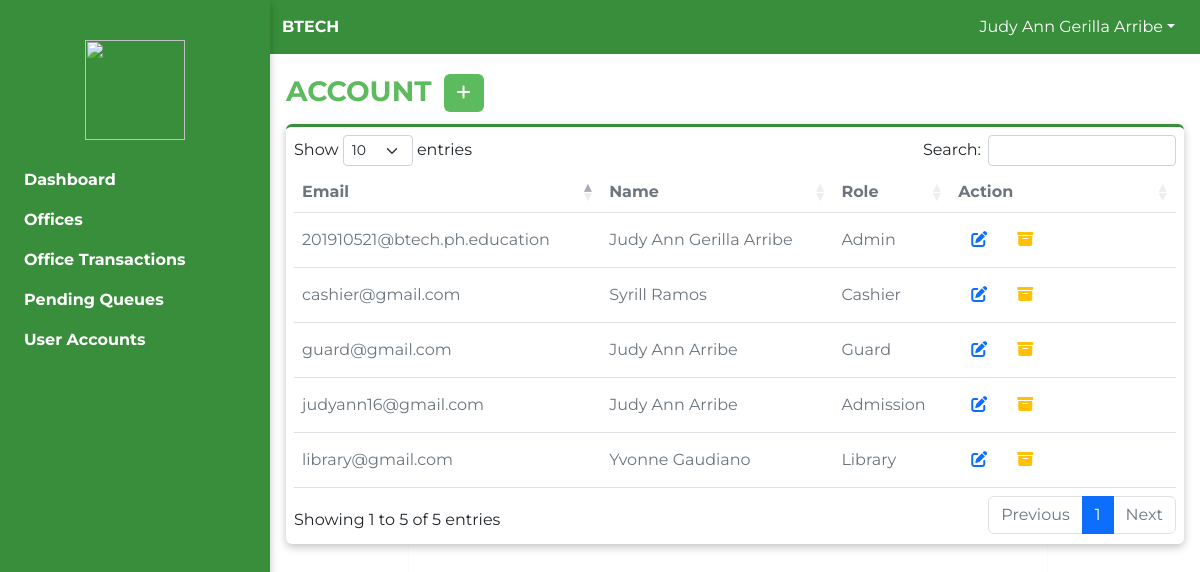
Page /admin/admin-account.php (signed in) on the committed database.
### tables this page shows
CREATE TABLE `user` (
  `id` int(11) NOT NULL,
  `firstname` varchar(255) NOT NULL,
  `middlename` varchar(255) DEFAULT NULL,
  `lastname` varchar(255) NOT NULL,
  `fullname` varchar(255) NOT NULL,
  `email` varchar(255) NOT NULL,
  `password` varchar(255) NOT NULL,
  `role` varchar(255) NOT NULL,
  `window_name` varchar(255) DEFAULT NULL,
  `user_status` varchar(255) NOT NULL DEFAULT 'Active',
  `confirmation_code` int(11) DEFAULT NULL
);

### admin/admin-account.php (shortened to what this page needs)
<?php
include 'includes/header.php';
include 'includes/navbar.php';
include 'includes/sidenav.php';
?>
<form action="" method="GET">
  <div class="container-fluid">
    <div class="row p-2">
      <div class="col-md-12 p-2">
        <h3 class="text-uppercase text-color fw-bold">Account
          <a href="new-admin-account.php?office=false" class="btn m-1 btn btn-bg-main btn-bg-main-hover"><i class="fa-solid fa-plus"></i>
          </a>
        </h3>
        <div class=" box-shadow-1 border-top-3px rounded p-2 bg-white">
          <div class="overflow-auto">
            <table id="table" class="table display align-middle nowrap" cellspacing="0">
              <thead class="text-muted">
                <tr>
                  <th>Email</th>
                  <th>Name</th>
                  <th>Role</th>
                  <th class="mw-10r">Action</th>
                </tr>
              </thead>
              <tbody class="text-muted">
                <?php
                $select_accounts = "SELECT * FROM user ORDER BY fullname";
                $select_accounts_result = mysqli_query($GLOBALS['connection'], $select_accounts);
                while ($row = mysqli_fetch_assoc($select_accounts_result)) {
                  $account_id = $row['id'];
                ?>
                  <tr>
                    <td><?= $row['email'] ?></td>
                    <td><?= $row['fullname'] ?></td>
                    <td><?= $row['role'] ?></td>
                    <td>
                      <a href="#editAccountModal<?= $account_id ?>" class="btn" data-bs-toggle="modal"><i class="fa-solid fa-edit text-primary"></i></a>
                      <?php
                      if ($row['user_status'] === 'Active') { ?>
                        <a href="admin-account.php?archive=<?= $account_id ?>" class="btn"><i class="fa-solid fa-archive text-warning"></i></a>
                      <?php } else { ?>
                        <a href="admin-account.php?active=<?= $account_id ?>" class="btn"><i class="fa-solid fa-check text-success"></i></a>
                      <?php } ?>
                    </td>
                  </tr>
                <?php } ?>
              </tbody>
            </table>
          </div>
        </div>
      </div>
    </div>
  </div>
</form>
<?php
include 'includes/footer.php';
?>

### admin/assets/css/style.css (style rules this page uses)
:root { --main-text: white; --primary-color: rgb(92, 186, 95); --primary-color-hover: rgb(56, 142, 59); --black: black; --offcanvas-width: 270px; --offcanvas-height: 30px; }
html, body { font-family: "Montserrat", sans-serif; }
.border-top-3px { border-top: 3px solid var(--primary-color-hover) !important; }
.btn-bg-main { background-color: var(--primary-color); color: var(--main-text); }
.box-shadow-1 { box-shadow: rgba(0, 0, 0, 0.24) 0px 3px 8px; }
a { color: var(--primary-color); }
.mw-10r { min-width: 10rem !important; }
.text-color { color: var(--primary-color); }
body { position: relative; }

### rows in the picture
user: email "guard@gmail.com", fullname "Judy Ann Arribe", role "Guard"
user: email "judyann16@gmail.com", fullname "Judy Ann Arribe", role "Admission"
user: email "201910521@btech.ph.education", fullname "Judy Ann Gerilla Arribe", role "Admin"
user: email "cashier@gmail.com", fullname "Syrill Ramos", role "Cashier"
user: email "library@gmail.com", fullname "Yvonne Gaudiano", role "Library"

### other values in the picture
$_SESSION["admin-fullname"] "Judy Ann Gerilla Arribe"
